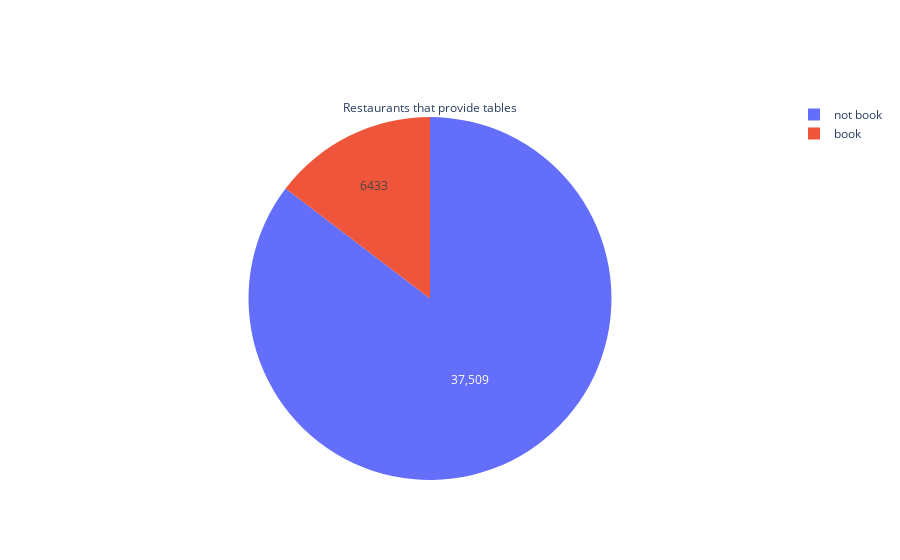

The notebook cell this image was saved under:
### Code cell
trace = go.Pie(labels=labels,values=x,hoverinfo='label + percent',textinfo='value',title='Restaurants that provide tables')
iplot([trace])

### Figure 1 — Plotly figure (JSON) as saved in the notebook; plotly's stock layout.template omitted (floating-point values rounded to 4 significant figures)
{"data": [{"hoverinfo": "label+percent", "labels": ["not book", "book"], "textinfo": "value", "title": {"text": "Restaurants that provide tables"}, "type": "pie", "values": [37509, 6433]}], "layout": {}}
